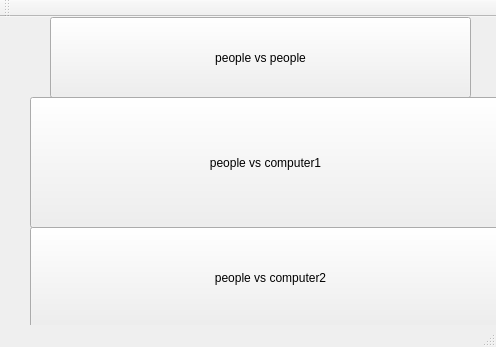
<?xml version="1.0" encoding="UTF-8"?>
<ui version="4.0">
 <class>MainWindow</class>
 <widget class="QMainWindow" name="MainWindow">
  <property name="geometry">
   <rect>
    <x>0</x>
    <y>0</y>
    <width>496</width>
    <height>347</height>
   </rect>
  </property>
  <property name="windowTitle">
   <string>MainWindow</string>
  </property>
  <widget class="QWidget" name="centralWidget">
   <widget class="QPushButton" name="pushButton">
    <property name="geometry">
     <rect>
      <x>50</x>
      <y>0</y>
      <width>421</width>
      <height>81</height>
     </rect>
    </property>
    <property name="styleSheet">
     <string notr="true">font: 24pt &quot;Adobe Arabic&quot;;</string>
    </property>
    <property name="text">
     <string>people vs people</string>
    </property>
   </widget>
   <widget class="QPushButton" name="pushButton_2">
    <property name="geometry">
     <rect>
      <x>30</x>
      <y>80</y>
      <width>471</width>
      <height>131</height>
     </rect>
    </property>
    <property name="styleSheet">
     <string notr="true">font: 24pt &quot;Adobe Arabic&quot;;</string>
    </property>
    <property name="text">
     <string>people vs computer1</string>
    </property>
   </widget>
   <widget class="QPushButton" name="pushButton_3">
    <property name="geometry">
     <rect>
      <x>30</x>
      <y>210</y>
      <width>481</width>
      <height>101</height>
     </rect>
    </property>
    <property name="minimumSize">
     <size>
      <width>0</width>
      <height>0</height>
     </size>
    </property>
    <property name="styleSheet">
     <string notr="true">font: 22pt &quot;Adobe Arabic&quot;;</string>
    </property>
    <property name="text">
     <string>people vs computer2</string>
    </property>
   </widget>
  </widget>
  <widget class="QMenuBar" name="menuBar">
   <property name="geometry">
    <rect>
     <x>0</x>
     <y>0</y>
     <width>496</width>
     <height>17</height>
    </rect>
   </property>
  </widget>
  <widget class="QToolBar" name="mainToolBar">
   <attribute name="toolBarArea">
    <enum>TopToolBarArea</enum>
   </attribute>
   <attribute name="toolBarBreak">
    <bool>false</bool>
   </attribute>
  </widget>
  <widget class="QStatusBar" name="statusBar"/>
 </widget>
 <layoutdefault spacing="6" margin="11"/>
 <resources/>
 <connections/>
</ui>
